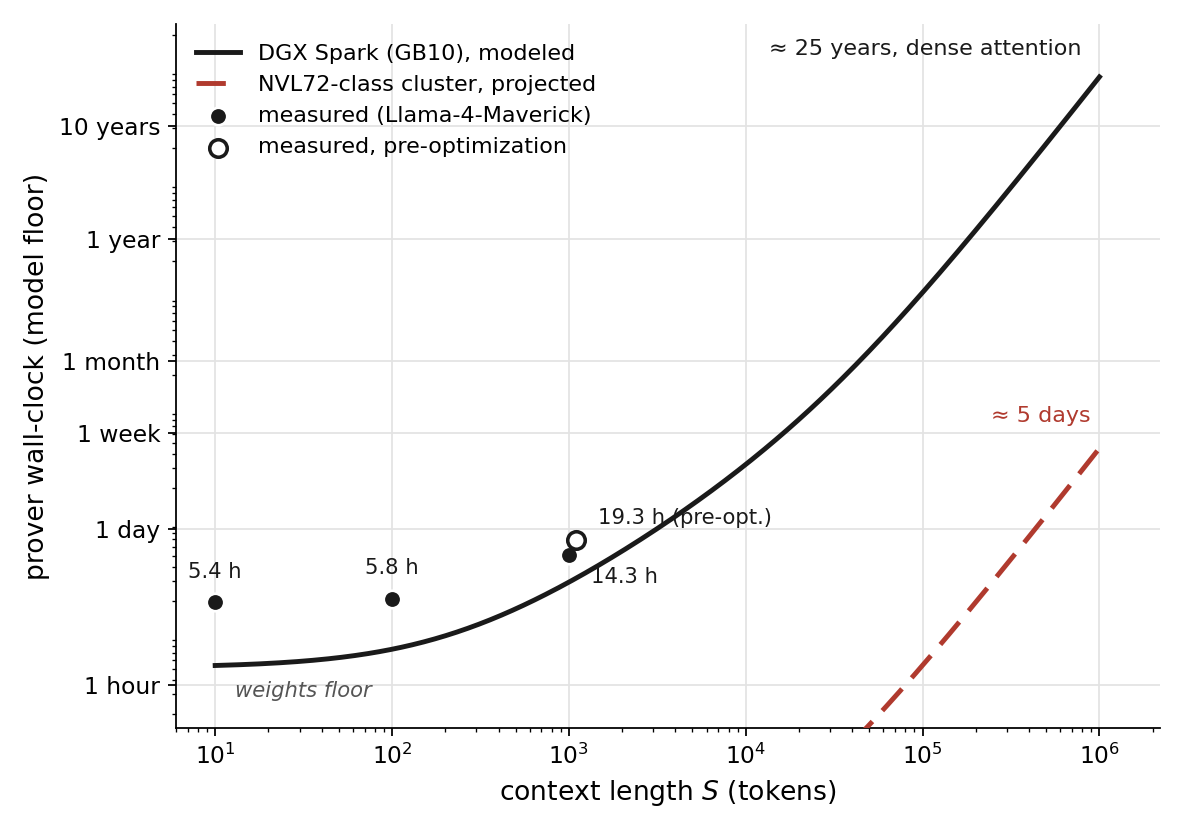

Source code (Python):
#!/usr/bin/env python3
"""Prover wall-clock vs context length: modeled floor, measured runs, cluster projection.

Rebuild of fig_runtime.png with the measured small-context points (S=10, S=100)
and the x-axis extended to 10^1 so the weights floor is visible.

Every curve constant is taken from paper.md:
- (W, L, Q)(S): the section 8 polynomials, verbatim.
- The wall-clock identity and its measured GB10 rates: Appendix A.5,
  T ~ 4 T_wit + (A_c + A_f + A_x) W + D W + E W + C Q + B L (+ T_aux).
- Cluster scaling: A.5, "A_c, A_f, A_x, C ride aggregate memory bandwidth and
  divide by a cluster's bandwidth ratio (about 2,580x for a 72-GPU NVL-class
  machine). D rides hash compute ... scales by roughly 170x."

Two terms the paper does not give in closed form, and how they are handled:
- E (constraint-coefficient work): stated as "4 to 5% of proving time" -- applied
  as a 4.5% share of the total rather than a per-slot rate.
- T_aux: unquantified in A.5; omitted.
- T_wit shape: "about an hour per pass at S=1000", and it "rides matmul compute
  and stays negligible at every scale" -- matmul FLOPs are linear in S at fixed
  parameters, so T_wit(S) = 3600 s x S/1000.

Checks against the paper's own statements (printed on each run): the GB10 curve
gives 8.2 h at S=1000 (section 8: "a floor of roughly 8 to 10 hours") and about
27 years at S=10^6 ("roughly 25 years"); the NVL72 curve gives about 5 days at
S=10^6, with the hash term 28% of it ("a quarter to a third of the cluster
floor").

Output: fig_runtime_measured.png (same directory).
"""
import numpy as np
import matplotlib
matplotlib.use("Agg")
import matplotlib.pyplot as plt

# --- Section 8 cost polynomials (Llama-4-Maverick) ---
def W(S): return 4.00e11 + 4.48e8 * S + 40320.0 * S**2   # witness slots
def L(S): return 1.19e8 + 1.50e8 * S + 12480.0 * S**2    # linear constraints
def Q(S): return 5.93e7 + 1.54e8 * S + 19200.0 * S**2    # quadratic products

# --- Appendix A.5 measured GB10 rates ---
A_C = 4.2e-9        # ns/slot, commit encode
A_F = 3.4e-9        # ns/slot, linear-fold transforms
A_X = 4.2e-9        # ns/slot, column-opening re-encode
D_HASH = 0.5e-9     # ns/slot, BLAKE3 column hashing ("about 0.5 ns per slot")
C_QUAD = 15e-9      # ns per quadratic product
B_LIN = 0.6e-9      # ns per linear constraint
E_SHARE = 0.045     # constraint-coefficient work, "4 to 5% of proving time"
T_WIT_1000 = 3600.0 # one witness pass at S=1000, "about an hour per pass"

def t_wit(S):
    return T_WIT_1000 * S / 1000.0

def gb10_floor(S):
    base = (4 * t_wit(S) + (A_C + A_F + A_X + D_HASH) * W(S)
            + C_QUAD * Q(S) + B_LIN * L(S))
    return base / (1 - E_SHARE)

# --- NVL72-class projection (A.5 scaling ratios) ---
BW_RATIO, HASH_RATIO = 2580.0, 170.0
def nvl72_floor(S):
    base = ((A_C + A_F + A_X) * W(S) + C_QUAD * Q(S) + B_LIN * L(S)
            + 4 * t_wit(S)) / BW_RATIO + D_HASH * W(S) / HASH_RATIO
    return base / (1 - E_SHARE)

# --- Measured runs (section 9) ---
HOUR = 3600.0
measured = [(10, 5.44 * HOUR), (100, 5.84 * HOUR), (1000, 14.3 * HOUR)]
pre_opt = (1093, 19.3 * HOUR)

# --- Figure ---
GB10, NVL = "#1a1a1a", "#b03a2e"
fig, ax = plt.subplots(figsize=(7.4, 5.2), dpi=160)

S = np.logspace(1, 6, 400)
ax.plot(S, gb10_floor(S), color=GB10, lw=2.2, label="DGX Spark (GB10), modeled", zorder=3)
ax.plot(S, nvl72_floor(S), color=NVL, lw=2.2, ls=(0, (6, 3)),
        label="NVL72-class cluster, projected", zorder=3)

ax.scatter([m[0] for m in measured], [m[1] for m in measured],
           s=62, color=GB10, edgecolor="white", linewidth=1.2, zorder=5,
           label="measured (Llama-4-Maverick)")
ax.scatter([pre_opt[0]], [pre_opt[1]], s=62, facecolor="white", edgecolor=GB10,
           linewidth=1.6, zorder=5, label="measured, pre-optimization")

# Direct labels, each anchored to its own point (14.3 h is the LOWER of the pair)
ax.annotate("5.4 h", measured[0], xytext=(0, 11), textcoords="offset points",
            ha="center", fontsize=9.5, color=GB10)
ax.annotate("5.8 h", measured[1], xytext=(0, 11), textcoords="offset points",
            ha="center", fontsize=9.5, color=GB10)
ax.annotate("14.3 h", measured[2], xytext=(10, -13), textcoords="offset points",
            ha="left", fontsize=9.5, color=GB10)
ax.annotate("19.3 h (pre-opt.)", pre_opt, xytext=(10, 7), textcoords="offset points",
            ha="left", fontsize=9.5, color=GB10)

ax.annotate("≈ 25 years, dense attention", (1e6, gb10_floor(1e6)),
            xytext=(-8, 10), textcoords="offset points", ha="right",
            fontsize=10, color=GB10)
ax.annotate("≈ 5 days", (1e6, nvl72_floor(1e6)), xytext=(-4, 12),
            textcoords="offset points", ha="right", fontsize=10, color=NVL)
ax.annotate("weights floor", (31.6, gb10_floor(31.6)), xytext=(0, -16),
            textcoords="offset points", ha="center", fontsize=9.5,
            color="#555555", style="italic")

ax.set_xscale("log"); ax.set_yscale("log")
ax.set_xlim(6, 2.2e6)
ax.set_ylim(1.5e3, 2.5e9)
yticks = [HOUR, 24 * HOUR, 7 * 24 * HOUR, 30.44 * 24 * HOUR, 365.25 * 24 * HOUR,
          3652.5 * 24 * HOUR]
ax.set_yticks(yticks)
ax.set_yticklabels(["1 hour", "1 day", "1 week", "1 month", "1 year", "10 years"])
ax.set_xlabel("context length $S$ (tokens)", fontsize=12)
ax.set_ylabel("prover wall-clock (model floor)", fontsize=12)
ax.grid(True, which="major", color="#e3e3e3", lw=0.8, zorder=0)
ax.tick_params(labelsize=10.5)
for side in ("top", "right"):
    ax.spines[side].set_visible(False)
ax.legend(loc="upper left", fontsize=10, frameon=False)

fig.tight_layout()
out = __file__.replace(".py", ".png")
fig.savefig(out, dpi=160, facecolor="white")

# Print the calibration checks
for s, label in [(1000, "S=1000"), (1e6, "S=1e6")]:
    print(f"{label}: GB10 {gb10_floor(s)/HOUR:.1f} h = {gb10_floor(s)/HOUR/24/365.25:.1f} y; "
          f"NVL72 {nvl72_floor(s)/HOUR/24:.1f} d")
print("hash share of NVL72 floor at 1e6:",
      round(D_HASH * W(1e6) / HASH_RATIO / (1 - E_SHARE) / nvl72_floor(1e6), 2))
print("wrote", out)
